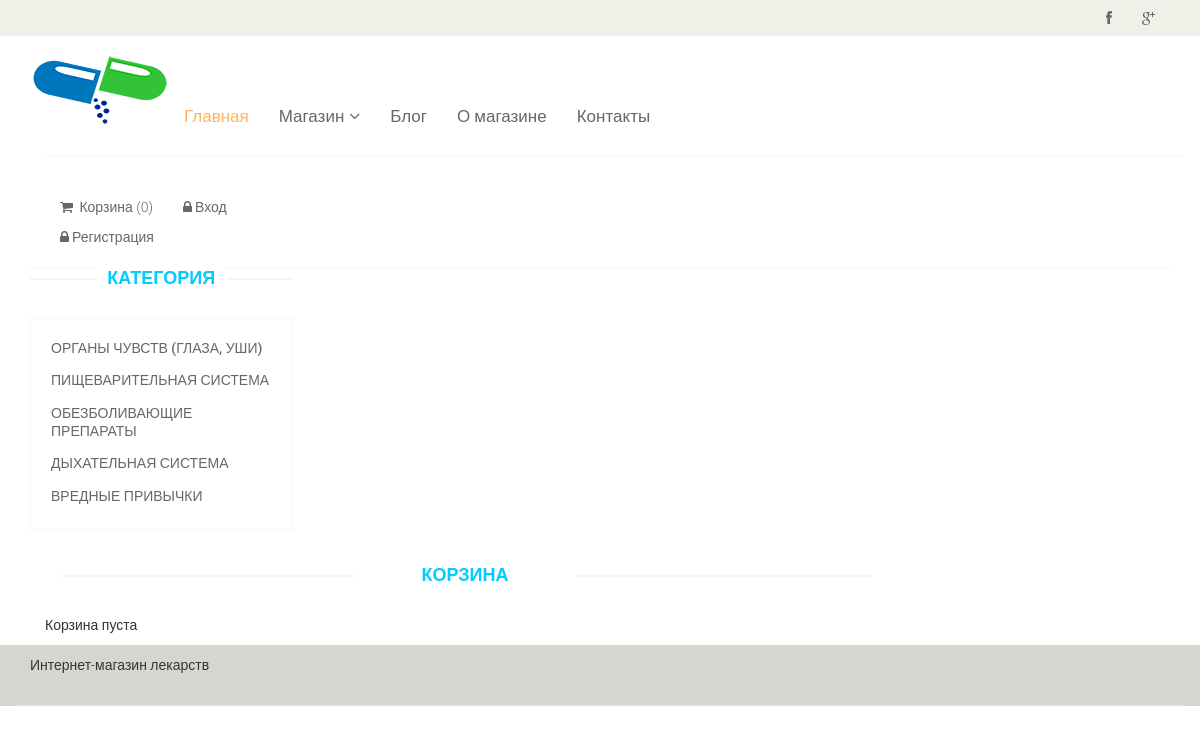
Page /cart/ on the committed database.
### tables this page shows
CREATE TABLE `category` (
  `id` int(11) NOT NULL,
  `name` varchar(255) NOT NULL,
  `sort_order` int(11) NOT NULL DEFAULT 0,
  `status` int(11) NOT NULL DEFAULT 1
);

### config/routes.php (called while the page is built)
<?php
return array(
    "product/([0-9]+)" => "product/view/$1",
    "catalog" => "catalog/index",
    "category/([0-9]+)/page-([0-9]+)" => "catalog/category/$1/$2",
    "category/([0-9]+)" => "catalog/category/$1",
    "user/register" => "user/register",
    "user/login" => "user/login",
    "user/logout" => "user/logout",
    "cabinet/edit" => "cabinet/edit",
    "cabinet" => "cabinet/index",
    "contacts" => "site/contacts",
    "about" => "site/about",
    "cart/add/([0-9]+)" => "cart/add/$1",
    "cart/addAjax/([0-9]+)" => "cart/addAjax/$1",
    "cart/productRemove/([0-9]+)" => "cart/productRemove/$1",
    "cart/productAdd/([0-9]+)" => "cart/productAdd/$1",
    "cart/checkout" => "cart/checkout",
    "cart" => "cart/index",
    "admin/product/create" => "adminProduct/create",
    "admin/product/update/([0-9]+)" => "adminProduct/update/$1",
    "admin/product/delete/([0-9]+)" => "adminProduct/delete/$1",
    "admin/product" => "adminProduct/index",
    "admin/category/create" => "adminCategory/create",
    "admin/category/update/([0-9]+)" => "adminCategory/update/$1",
    "admin/category/delete/([0-9]+)" => "adminCategory/delete/$1",
    "admin/category" => "adminCategory/index",
    "admin/order/view/([0-9]+)" => "adminOrder/view/$1",
    "admin/order/update/([0-9]+)" => "adminOrder/update/$1",
    "admin/order/delete/([0-9]+)" => "adminOrder/delete/$1",
    "admin/order" => "adminOrder/index",
    "admin" => "admin/index",
    "" => "site/index",
);

### controllers/CartController.php (called while the page is built, shortened)
<?php
class CartController {
    public function actionIndex() {
        $categories = Category::getCategoriesList();
        $productsInCart = Cart::getProducts();
        require_once(ROOT . "/views/cart/index.php");
    }
}

### index.php (called while the page is built, shortened)
<?php
    require_once(ROOT.'/components/Autoload.php');
    $router = new Router();
    $router->run();

### models/Category.php (called while the page is built, shortened)
<?php
class Category
{
    public static function getCategoriesList()
    {
        $db = Db::getConnection();
        $categoryList = array();
        $sql = "SELECT id,name FROM category where status > 0 ORDER BY sort_order ASC";
        $result = $db->prepare($sql);
        $result->execute();
        $i = 0;
        while ($row = $result->fetch()) {
            $categoryList[$i]['id'] = $row['id'];
            $categoryList[$i]['name'] = $row['name'];
            $i++;
        }
        return $categoryList;
    }
}

### components/Autoload.php (called while the page is built, shortened)
<?php
    spl_autoload_register(function($class_name) {
    $array_path = array("/models/","/components/","/db/");
    foreach ($array_path as $path) {
        $path = ROOT . $path . $class_name . ".php";
    }
});

### models/Cart.php (called while the page is built, shortened)
<?php
class Cart {
    static function getProducts() {
        return false;
    }
}

### views/cart/index.php (the view)
<?php include ROOT."/views/layouts/header.php"; ?>
	<section>
		<div class="container">
			<div class="row">
				<div class="col-sm-3">
					<div class="left-sidebar">
						<h2>Категория</h2>
						<div class="panel-group category-products" id="accordian">
							<?php foreach ($categories as $categoryItem): ?>
								<div class="panel panel-default">
									<div class="panel-heading">
										<h4 class="panel-title"><a href="/category/<?php echo $categoryItem["id"];?>">
											<?php echo $categoryItem["name"];?>
											</a>
										</h4>
									</div>
								</div>
							<?php endforeach; ?>
					</div>
				</div>
			</div>
		</div>
		<div class="col-sm-9 padding-right">
			<div class="features_items">
				<h2 class="title text-center">Корзина</h2>
				<?php if($productsInCart): ?>
					<p>Вы выбрали такие товары</p>
					<table class="table-bordered table-striped table" id="cart_table">
						<tr>
							<th>Код товара</th>
							<th>Название</th>
							<th>Стоимость</th>
							<th>Количество</th>
						</tr>
						<?php foreach ($products as $product): ?>
							<?php if($productsInCart[$product["id"]] <= 0) {continue;} ?>
							<tr id="cart_tr">
								<td><?php echo $product["code"]; ?></td>
								<td>
									<a href="/product/<?php echo $product["id"]; ?>"></a>
									<?php echo $product["name"]; ?>
								</td>
								<td><?php echo $product["price"]; ?></td>
								<td>
									<button class="product_remove" data-id="<?php echo $product["id"]; ?>">-</button>
									<span id="product-count-<?php echo $product["id"]; ?>">
										<?php echo $productsInCart[$product["id"]]; ?>
									</span>
									<button class="product_add" data-id="<?php echo $product["id"]; ?>">+</button>
								</td>
							</tr>
						<?php endforeach; ?>
						<tr>
							<td colspan="3">Общая стоимость</td>
							<td id="total_price"><?php echo $totalPrice;?></td>
						</tr>
				</table>
				<a type="button" id="checkout" class="btn btn-default">
					Оформить заказ
				</a>
				<?php else: ?>
					<p>Корзина пуста</p>
				<?php endif; ?>
			</div>
		</div>
	</div>
	</section>
<?php include ROOT."/views/layouts/footer.php"; ?>

### components/Router.php (shortened to what this page needs)
<?php
class Router {
    private $routes;
    public function __construct() {
        $routesPath = ROOT . '/config/routes.php';
        $this->routes = include($routesPath);
    }
    private function getURI() {
        if (!empty($_SERVER['REQUEST_URI'])) {
            return trim($_SERVER['REQUEST_URI'], '/');
        }
    }
    public function run() {
        $uri = $this->getURI();
        foreach ($this->routes as $uriPattern => $path) {
            if (preg_match("~$uriPattern~", $uri)) {
                $internalRoute = preg_replace("~$uriPattern~", $path, $uri, 1);
                $segments = explode('/', $internalRoute);
                $controllerName = array_shift($segments) . 'Controller';
                $controllerName = ucfirst($controllerName);
                $actionName = 'action' . ucfirst(array_shift($segments));
                $parameters = $segments;
                $controllerFile = ROOT . '/controllers/' . $controllerName . '.php';
                if (file_exists($controllerFile)) {
                    $controllerObject = new $controllerName;
                    if (is_callable(array($controllerObject, $actionName))) {
                        $result = call_user_func_array(array($controllerObject, $actionName), $parameters);
                    }
                }
            }
        }
    }
}

### template/css/main.css (style rules this page uses)
body { font-family: 'Roboto', sans-serif; background:; position: relative; font-weight:400px; }
a { -webkit-transition: 300ms; -moz-transition: 300ms; -o-transition: 300ms; transition: 300ms; }
h1, h2, h3, h4, h5, h6 { font-family: 'Roboto', sans-serif; }
.category-products { border: 1px solid #F7F7F0; margin-bottom: 35px; padding-bottom: 20px; padding-top: 15px; }
.left-sidebar h2, .brands_products h2 { color: #00CCFF; font-family: 'Roboto', sans-serif; font-size: 18px; font-weight: 700; margin: 0 auto 30px; text-align: center; text-transform: uppercase; position: relative; z-index:3; }
.left-sidebar h2:after, h2.title:after { content: " "; position: absolute; border: 1px solid #f5f5f5; bottom:8px; left: 0; width: 100%; height: 0; z-index: -2; }
.left-sidebar h2:before { content: " "; position: absolute; background: #fff; bottom: -6px; width: 130px; height: 30px; z-index: -1; left: 50%; margin-left: -65px; }
h2.title:before { content: " "; position: absolute; background: #fff; bottom: -6px; width: 220px; height: 30px; z-index: -1; left: 50%; margin-left: -110px; }
.category-products .panel { background-color: #FFFFFF; border: 0px; border-radius: 0px; box-shadow:none; margin-bottom: 0px; }
.category-products .panel-default .panel-heading { background-color: #FFFFFF; border: 0 none; color: #FFFFFF; padding: 5px 20px; }
.category-products .panel-default .panel-heading .panel-title a { color: #696763; font-family: 'Roboto', sans-serif; font-size: 14px; text-decoration: none; text-transform: uppercase; }
.padding-right { padding-right: 0; }
.features_items { overflow:hidden; }
h2.title { color: #00CCFF; font-family: 'Roboto', sans-serif; font-size: 18px; font-weight: 700; margin: 0 15px; text-transform: uppercase; margin-bottom: 30px; position: relative; }

### rows in the picture
category: name "ОРГАНЫ ЧУВСТВ (ГЛАЗА, УШИ)"
category: name "ПИЩЕВАРИТЕЛЬНАЯ СИСТЕМА"
category: name "ОБЕЗБОЛИВАЮЩИЕ ПРЕПАРАТЫ"
category: name "ДЫХАТЕЛЬНАЯ СИСТЕМА"
category: name "ВРЕДНЫЕ ПРИВЫЧКИ"
